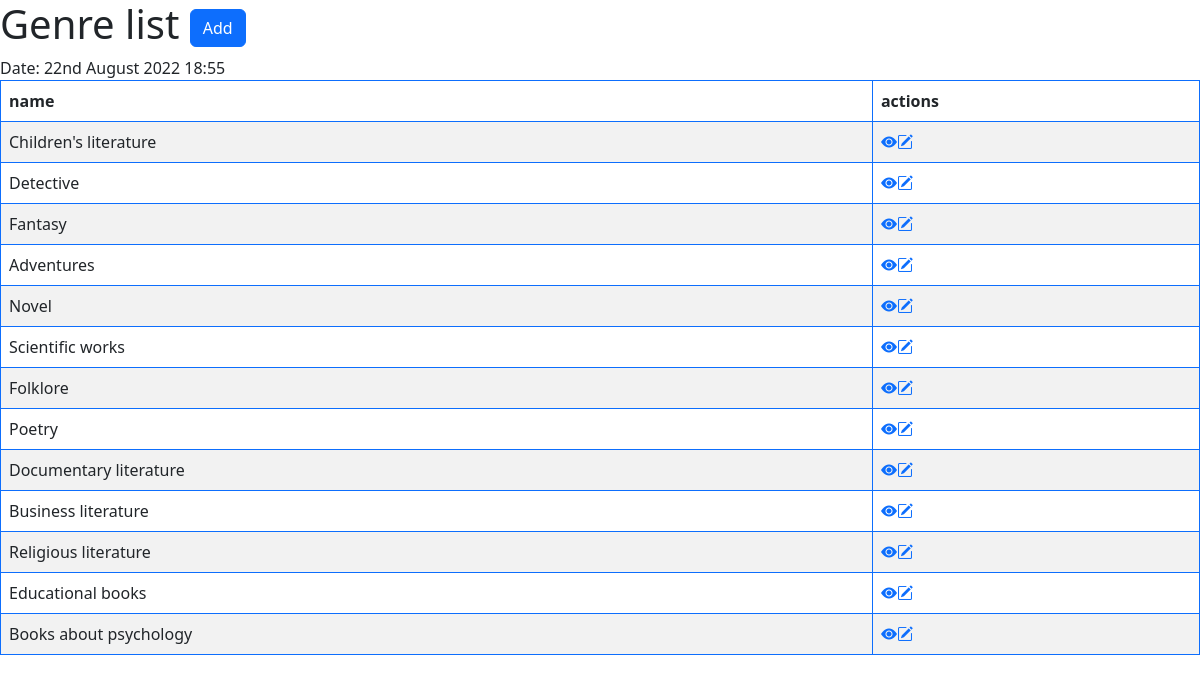
The app's page /genre_list/, older data.
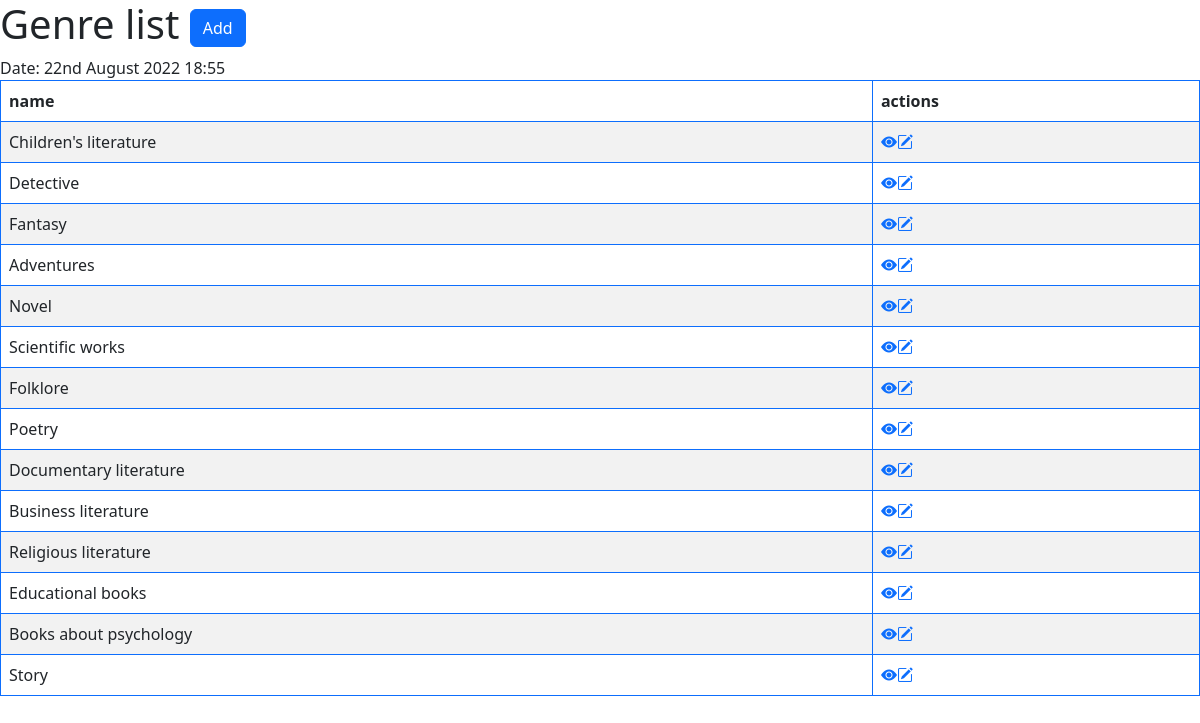
The same page, newer data.
### rosters/models.py (models this page shows, shortened)
class Genre(models.Model):
    name = models.CharField(
        verbose_name = "Genre name",
        max_length = 30,
    )
    description = models.TextField(
        verbose_name = "Genre description",
        blank = True,
        null = True
    )

### rosters/views.py (the view)
# urls.py: path('genre_list/', views.GenreList.as_view(), name="gen-li"),
class GenreList(generic.ListView):
    template_name = 'rosters/genre_list.html'
    model=models.Genre
    def get_context_data(self, *args, **kwargs):
        context = super().get_context_data(*args, **kwargs)
        context['today'] = datetime.now().date
        return context
    def get_queryset(self):
        qs = self.model.objects.all()
        return qs

### rosters/templates/rosters/genre_list.html (shortened to what this page needs)
{% extends 'base.html' %}
{% block Header %} Genre list
<a class="btn btn-primary" href="{% url 'gen-add' %}" role="button">Add</a>
{% endblock Header %}
{% block body %}
    Date: {% now "jS F Y H:i" %}
    <table class="table table-striped table-bordered border-primary">
        <thead>
            <tr>
                <th scope="col">name</th>
                <th scope="col">actions</th>
            </tr>
        </thead>
        <tbody>
            {% for genre in object_list %}
                <tr>
                    <td>{{ genre.name }}</td>
                    <td><a href="{% url 'gen-det' genre.pk %}"><i class="bi bi-eye-fill"></i></a><a href="{% url 'gen-ed' genre.pk %}"><i class="bi bi-pencil-square"></i></i></a></td>
                </tr>
            {% endfor %}
    </table>
{% endblock body %}

Row changes from the older to the newer data that the page shows:
added Genre: name "Story"
